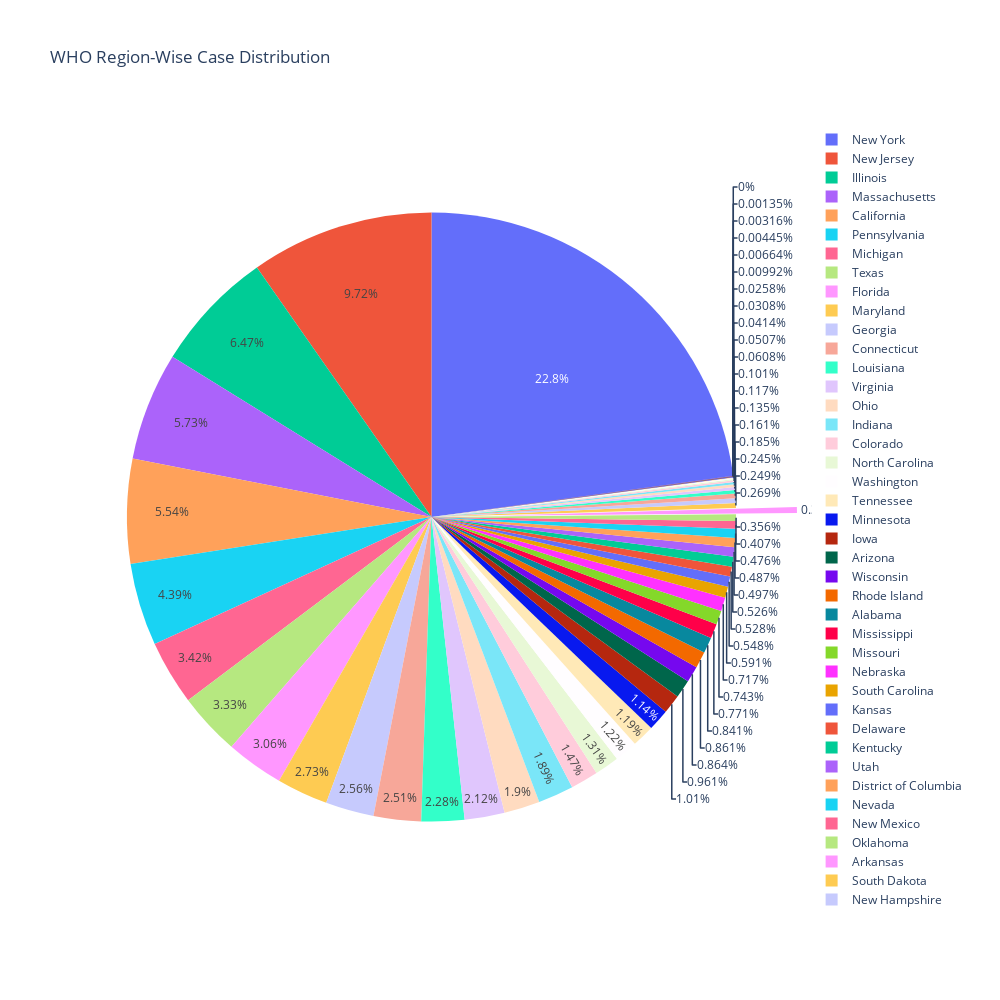

Notebook code for this chart:
### Code cell
region = pd.DataFrame(covid.groupby('Province_State')['Confirmed'].sum())

labels = region.index
values = region['Confirmed']

fig9 = go.Figure(data=[go.Pie(labels = labels, values = values, pull=[0, 0, 0, 0, 0.2, 0])])

fig9.update_layout(title = 'WHO Region-Wise Case Distribution', width = 1000, height = 1000, 
                   margin = dict(t = 0, l = 0, r = 0, b = 0))

fig9.show()

### Figure 1 — Plotly figure (JSON) as saved in the notebook; plotly's stock layout.template omitted (floating-point values rounded to 4 significant figures)
{"data": [{"labels": ["Alabama", "Alaska", "American Samoa", "Arizona", "Arkansas", "California", "Colorado", "Connecticut", "Delaware", "Diamond Princess", "District of Columbia", "Florida", "Georgia", "Grand Princess", "Guam", "Hawaii", "Idaho", "Illinois", "Indiana", "Iowa", "Kansas", "Kentucky", "Louisiana", "Maine", "Maryland", "Massachusetts", "Michigan", "Minnesota", "Mississippi", "Missouri", "Montana", "Nebraska", "Nevada", "New Hampshire", "New Jersey", "New Mexico", "New York", "North Carolina", "North Dakota", "Northern Mariana Islands", "Ohio", "Oklahoma", "Oregon", "Pennsylvania", "Puerto Rico", "Rhode Island", "South Carolina", "South Dakota", "Tennessee", "Texas", "Utah", "Vermont", "Virgin Islands", "Virginia", "Washington", "West Virginia", "Wisconsin", "Wyoming"], "pull": [0, 0, 0, 0, 0.2, 0], "type": "pie", "values": [13052, 401, 0, 14906, 5003, 85997, 22797, 39017, 8194, 49, 7551, 47471, 39801, 103, 154, 643, 2506, 100418, 29274, 15620, 8507, 8167, 35316, 1819, 42323, 88970, 53009, 17670, 11967, 11528, 478, 11122, 7388, 3868, 150776, 6317, 354370, 20262, 2095, 21, 29436, 5532, 3801, 68126, 2866, 13356, 9175, 4177, 18412, 51673, 7710, 944, 69, 32908, 18971, 1567, 13413, 787]}], "layout": {"height": 1000, "margin": {"b": 0, "l": 0, "r": 0, "t": 0}, "title": {"text": "WHO Region-Wise Case Distribution"}, "width": 1000}}
